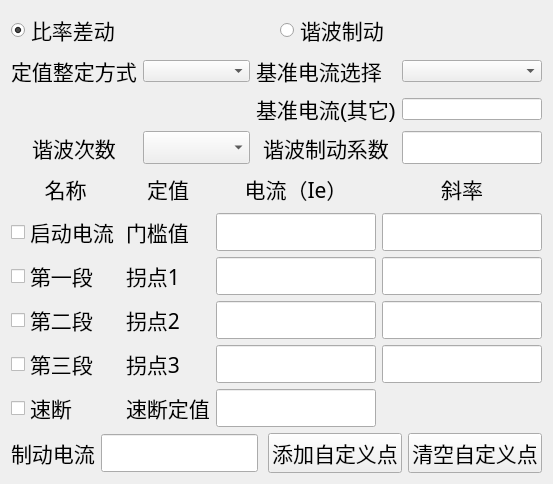
<?xml version="1.0" encoding="UTF-8"?>
<ui version="4.0">
 <class>QCharEditWidget_Diff</class>
 <widget class="QWidget" name="QCharEditWidget_Diff">
  <property name="geometry">
   <rect>
    <x>0</x>
    <y>0</y>
    <width>553</width>
    <height>484</height>
   </rect>
  </property>
  <property name="windowTitle">
   <string>QCharEditWidget_Diff</string>
  </property>
  <layout class="QVBoxLayout" name="verticalLayout">
   <item>
    <layout class="QHBoxLayout" name="horizontalLayout">
     <item>
      <widget class="QRadioButton" name="m_radioNormal">
       <property name="font">
        <font>
         <pointsize>16</pointsize>
        </font>
       </property>
       <property name="text">
        <string>比率差动</string>
       </property>
       <property name="checked">
        <bool>true</bool>
       </property>
      </widget>
     </item>
     <item>
      <widget class="QRadioButton" name="m_radioHarm">
       <property name="font">
        <font>
         <pointsize>16</pointsize>
        </font>
       </property>
       <property name="text">
        <string>谐波制动</string>
       </property>
      </widget>
     </item>
    </layout>
   </item>
   <item>
    <layout class="QGridLayout" name="gridLayout">
     <item row="0" column="1">
      <widget class="QDataTypeComboBox" name="m_cbSettingMinAxis"/>
     </item>
     <item row="0" column="0">
      <widget class="QLabel" name="m_lbSettingMinAxis">
       <property name="font">
        <font>
         <pointsize>16</pointsize>
        </font>
       </property>
       <property name="text">
        <string>定值整定方式</string>
       </property>
      </widget>
     </item>
     <item row="0" column="2">
      <widget class="QLabel" name="m_lbInSel">
       <property name="font">
        <font>
         <pointsize>16</pointsize>
        </font>
       </property>
       <property name="text">
        <string>基准电流选择</string>
       </property>
      </widget>
     </item>
     <item row="0" column="3">
      <widget class="QDataTypeComboBox" name="m_cbInSel"/>
     </item>
     <item row="1" column="2">
      <widget class="QLabel" name="m_lbInSet">
       <property name="font">
        <font>
         <pointsize>16</pointsize>
        </font>
       </property>
       <property name="text">
        <string>基准电流(其它)</string>
       </property>
      </widget>
     </item>
     <item row="1" column="3">
      <widget class="QSttLineEdit" name="m_editInSet"/>
     </item>
     <item row="2" column="1">
      <widget class="QDataTypeComboBox" name="m_cbHarmIndex">
       <property name="font">
        <font>
         <pointsize>16</pointsize>
        </font>
       </property>
      </widget>
     </item>
     <item row="2" column="0">
      <widget class="QLabel" name="m_lbHarmIndex">
       <property name="font">
        <font>
         <pointsize>16</pointsize>
        </font>
       </property>
       <property name="text">
        <string>谐波次数</string>
       </property>
       <property name="alignment">
        <set>Qt::AlignCenter</set>
       </property>
      </widget>
     </item>
     <item row="2" column="2">
      <widget class="QLabel" name="m_lbHarmCoef">
       <property name="font">
        <font>
         <pointsize>16</pointsize>
        </font>
       </property>
       <property name="text">
        <string>谐波制动系数</string>
       </property>
       <property name="alignment">
        <set>Qt::AlignCenter</set>
       </property>
      </widget>
     </item>
     <item row="2" column="3">
      <widget class="QSttLineEdit" name="m_editHarmCoef">
       <property name="font">
        <font>
         <pointsize>16</pointsize>
        </font>
       </property>
      </widget>
     </item>
    </layout>
   </item>
   <item>
    <layout class="QVBoxLayout" name="m_layoutVert">
     <item>
      <layout class="QGridLayout" name="m_layGridParas">
       <item row="1" column="2">
        <widget class="QSttLineEdit" name="m_edtSet_Istart">
         <property name="font">
          <font>
           <family>Agency FB</family>
           <pointsize>16</pointsize>
          </font>
         </property>
        </widget>
       </item>
       <item row="1" column="3">
        <widget class="QSttLineEdit" name="m_edtSet_Kstart">
         <property name="font">
          <font>
           <family>Agency FB</family>
           <pointsize>16</pointsize>
          </font>
         </property>
        </widget>
       </item>
       <item row="1" column="1">
        <widget class="QLabel" name="m_lblTitleStart">
         <property name="font">
          <font>
           <family>Agency FB</family>
           <pointsize>16</pointsize>
          </font>
         </property>
         <property name="text">
          <string>门槛值</string>
         </property>
        </widget>
       </item>
       <item row="0" column="2">
        <widget class="QLabel" name="m_lblTitleCurr">
         <property name="font">
          <font>
           <family>Agency FB</family>
           <pointsize>16</pointsize>
          </font>
         </property>
         <property name="text">
          <string>电流（Ie）</string>
         </property>
         <property name="alignment">
          <set>Qt::AlignCenter</set>
         </property>
        </widget>
       </item>
       <item row="0" column="3">
        <widget class="QLabel" name="m_lblTitleK">
         <property name="font">
          <font>
           <family>Agency FB</family>
           <pointsize>16</pointsize>
          </font>
         </property>
         <property name="layoutDirection">
          <enum>Qt::LeftToRight</enum>
         </property>
         <property name="text">
          <string>斜率</string>
         </property>
         <property name="alignment">
          <set>Qt::AlignCenter</set>
         </property>
        </widget>
       </item>
       <item row="2" column="0">
        <widget class="QSttCheckBox" name="m_chkLine1">
         <property name="font">
          <font>
           <family>Agency FB</family>
           <pointsize>16</pointsize>
          </font>
         </property>
         <property name="text">
          <string>第一段</string>
         </property>
        </widget>
       </item>
       <item row="2" column="2">
        <widget class="QSttLineEdit" name="m_edtSet_Ip1">
         <property name="font">
          <font>
           <family>Agency FB</family>
           <pointsize>16</pointsize>
          </font>
         </property>
        </widget>
       </item>
       <item row="2" column="1">
        <widget class="QLabel" name="m_lblTitleLine1">
         <property name="font">
          <font>
           <family>Agency FB</family>
           <pointsize>16</pointsize>
          </font>
         </property>
         <property name="text">
          <string>拐点1</string>
         </property>
        </widget>
       </item>
       <item row="2" column="3">
        <widget class="QSttLineEdit" name="m_edtSet_K1">
         <property name="font">
          <font>
           <family>Agency FB</family>
           <pointsize>16</pointsize>
          </font>
         </property>
        </widget>
       </item>
       <item row="1" column="0">
        <widget class="QSttCheckBox" name="m_chkStart">
         <property name="font">
          <font>
           <family>Agency FB</family>
           <pointsize>16</pointsize>
          </font>
         </property>
         <property name="text">
          <string>启动电流</string>
         </property>
        </widget>
       </item>
       <item row="4" column="0">
        <widget class="QSttCheckBox" name="m_chkLine3">
         <property name="font">
          <font>
           <family>Agency FB</family>
           <pointsize>16</pointsize>
          </font>
         </property>
         <property name="text">
          <string>第三段</string>
         </property>
        </widget>
       </item>
       <item row="3" column="0">
        <widget class="QSttCheckBox" name="m_chkLine2">
         <property name="font">
          <font>
           <family>Agency FB</family>
           <pointsize>16</pointsize>
          </font>
         </property>
         <property name="text">
          <string>第二段</string>
         </property>
        </widget>
       </item>
       <item row="5" column="0">
        <widget class="QSttCheckBox" name="m_chkLineSd">
         <property name="font">
          <font>
           <family>Agency FB</family>
           <pointsize>16</pointsize>
          </font>
         </property>
         <property name="text">
          <string>速断</string>
         </property>
        </widget>
       </item>
       <item row="3" column="1">
        <widget class="QLabel" name="m_lblTitleLine2">
         <property name="font">
          <font>
           <family>Agency FB</family>
           <pointsize>16</pointsize>
          </font>
         </property>
         <property name="text">
          <string>拐点2</string>
         </property>
        </widget>
       </item>
       <item row="4" column="1">
        <widget class="QLabel" name="m_lblTitleLine3">
         <property name="font">
          <font>
           <family>Agency FB</family>
           <pointsize>16</pointsize>
          </font>
         </property>
         <property name="text">
          <string>拐点3</string>
         </property>
        </widget>
       </item>
       <item row="5" column="1">
        <widget class="QLabel" name="m_lblTitleLineSd">
         <property name="font">
          <font>
           <family>Agency FB</family>
           <pointsize>16</pointsize>
          </font>
         </property>
         <property name="text">
          <string>速断定值</string>
         </property>
        </widget>
       </item>
       <item row="3" column="2">
        <widget class="QSttLineEdit" name="m_edtSet_Ip2">
         <property name="font">
          <font>
           <family>Agency FB</family>
           <pointsize>16</pointsize>
          </font>
         </property>
        </widget>
       </item>
       <item row="4" column="2">
        <widget class="QSttLineEdit" name="m_edtSet_Ip3">
         <property name="font">
          <font>
           <family>Agency FB</family>
           <pointsize>16</pointsize>
          </font>
         </property>
        </widget>
       </item>
       <item row="5" column="2">
        <widget class="QSttLineEdit" name="m_edtSet_Isd">
         <property name="font">
          <font>
           <family>Agency FB</family>
           <pointsize>16</pointsize>
          </font>
         </property>
        </widget>
       </item>
       <item row="3" column="3">
        <widget class="QSttLineEdit" name="m_edtSet_K2">
         <property name="font">
          <font>
           <family>Agency FB</family>
           <pointsize>16</pointsize>
          </font>
         </property>
        </widget>
       </item>
       <item row="4" column="3">
        <widget class="QSttLineEdit" name="m_edtSet_K3">
         <property name="font">
          <font>
           <family>Agency FB</family>
           <pointsize>16</pointsize>
          </font>
         </property>
        </widget>
       </item>
       <item row="0" column="0">
        <widget class="QLabel" name="m_lbName">
         <property name="font">
          <font>
           <pointsize>16</pointsize>
          </font>
         </property>
         <property name="text">
          <string>名称</string>
         </property>
         <property name="alignment">
          <set>Qt::AlignCenter</set>
         </property>
        </widget>
       </item>
       <item row="0" column="1">
        <widget class="QLabel" name="m_lbSetting">
         <property name="font">
          <font>
           <pointsize>16</pointsize>
          </font>
         </property>
         <property name="text">
          <string>定值</string>
         </property>
         <property name="alignment">
          <set>Qt::AlignCenter</set>
         </property>
        </widget>
       </item>
      </layout>
     </item>
     <item>
      <layout class="QHBoxLayout" name="m_layUser">
       <item>
        <widget class="QLabel" name="m_lbIdValue">
         <property name="font">
          <font>
           <family>Agency FB</family>
           <pointsize>16</pointsize>
          </font>
         </property>
         <property name="text">
          <string>制动电流</string>
         </property>
        </widget>
       </item>
       <item>
        <widget class="QSttLineEdit" name="m_editSet_IdValue">
         <property name="font">
          <font>
           <family>Agency FB</family>
           <pointsize>16</pointsize>
          </font>
         </property>
        </widget>
       </item>
       <item>
        <spacer name="horizontalSpacer">
         <property name="orientation">
          <enum>Qt::Horizontal</enum>
         </property>
         <property name="sizeHint" stdset="0">
          <size>
           <width>40</width>
           <height>20</height>
          </size>
         </property>
        </spacer>
       </item>
       <item>
        <widget class="QPushButton" name="m_btnUserAdd">
         <property name="font">
          <font>
           <pointsize>16</pointsize>
          </font>
         </property>
         <property name="text">
          <string>添加自定义点</string>
         </property>
        </widget>
       </item>
       <item>
        <widget class="QPushButton" name="m_btnUserClear">
         <property name="font">
          <font>
           <pointsize>16</pointsize>
          </font>
         </property>
         <property name="text">
          <string>清空自定义点</string>
         </property>
        </widget>
       </item>
      </layout>
     </item>
    </layout>
   </item>
  </layout>
 </widget>
 <layoutdefault spacing="6" margin="11"/>
 <customwidgets>
  <customwidget>
   <class>QSttLineEdit</class>
   <extends>QLineEdit</extends>
   <header>SttLineEdit.h</header>
  </customwidget>
  <customwidget>
   <class>QSttCheckBox</class>
   <extends>QCheckBox</extends>
   <header>../../Controls/SttCheckBox.h</header>
  </customwidget>
  <customwidget>
   <class>QDataTypeComboBox</class>
   <extends>QComboBox</extends>
   <header>../../Module/CommonCtrl_QT/QDataTypeComboBox.h</header>
  </customwidget>
 </customwidgets>
 <resources/>
 <connections/>
</ui>
